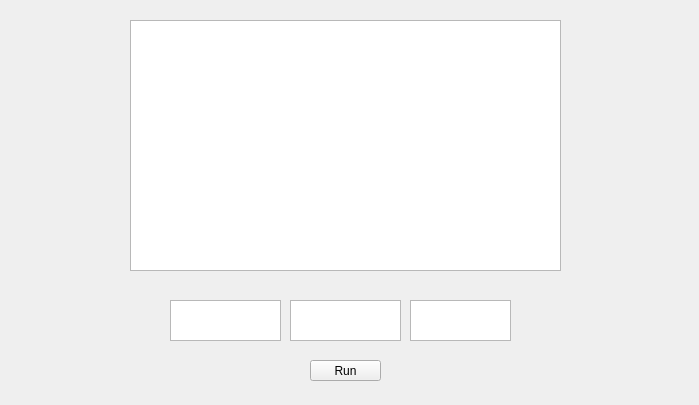
<?xml version="1.0" encoding="UTF-8"?>
<ui version="4.0">
 <class>Form</class>
 <widget class="QWidget" name="Form">
  <property name="geometry">
   <rect>
    <x>0</x>
    <y>0</y>
    <width>699</width>
    <height>405</height>
   </rect>
  </property>
  <property name="windowTitle">
   <string>Form</string>
  </property>
  <widget class="QPushButton" name="run">
   <property name="geometry">
    <rect>
     <x>310</x>
     <y>360</y>
     <width>71</width>
     <height>21</height>
    </rect>
   </property>
   <property name="text">
    <string>Run</string>
   </property>
  </widget>
  <widget class="QTextBrowser" name="output">
   <property name="geometry">
    <rect>
     <x>130</x>
     <y>20</y>
     <width>431</width>
     <height>251</height>
    </rect>
   </property>
  </widget>
  <widget class="QTextEdit" name="model_name">
   <property name="geometry">
    <rect>
     <x>170</x>
     <y>300</y>
     <width>111</width>
     <height>41</height>
    </rect>
   </property>
  </widget>
  <widget class="QTextEdit" name="image_path">
   <property name="geometry">
    <rect>
     <x>290</x>
     <y>300</y>
     <width>111</width>
     <height>41</height>
    </rect>
   </property>
  </widget>
  <widget class="QTextEdit" name="target_name">
   <property name="geometry">
    <rect>
     <x>410</x>
     <y>300</y>
     <width>101</width>
     <height>41</height>
    </rect>
   </property>
  </widget>
 </widget>
 <resources/>
 <connections>
  <connection>
   <sender>run</sender>
   <signal>clicked()</signal>
   <receiver>run</receiver>
   <slot>click()</slot>
   <hints>
    <hint type="sourcelabel">
     <x>347</x>
     <y>374</y>
    </hint>
    <hint type="destinationlabel">
     <x>347</x>
     <y>374</y>
    </hint>
   </hints>
  </connection>
 </connections>
</ui>
